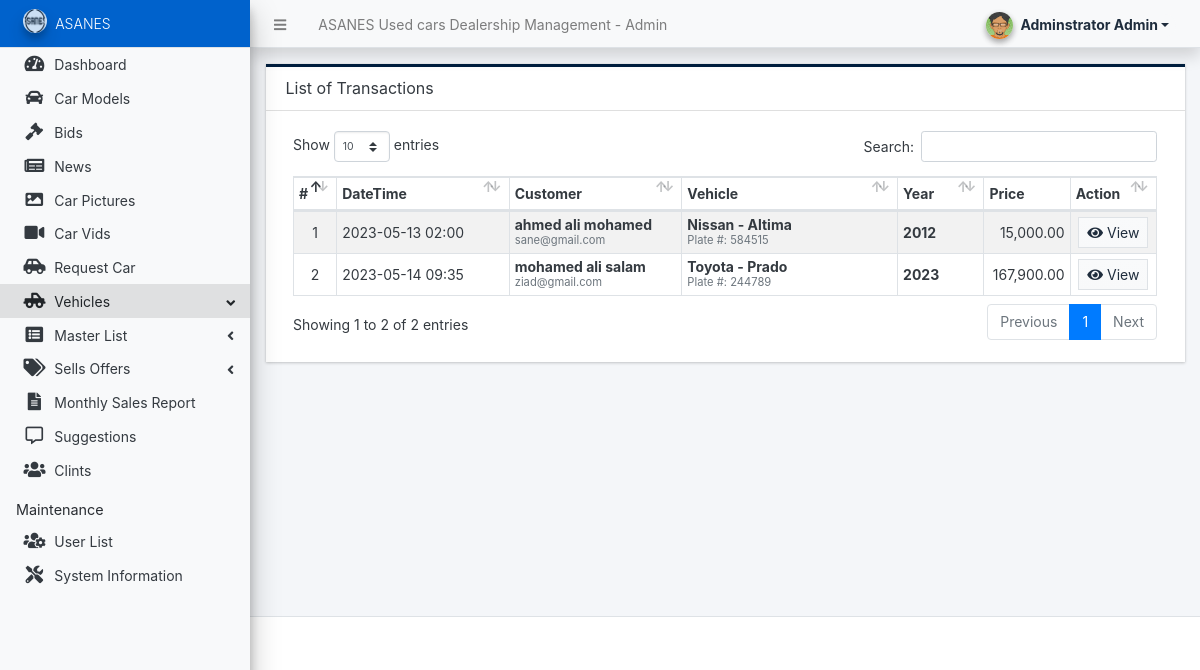
/admin/?page=vehicles/transactions (signed in), run on the app's committed database.
### tables this page shows
CREATE TABLE `transaction_list` (
  `id` int(30) NOT NULL,
  `vehicle_id` int(30) NOT NULL,
  `agent_name` text NOT NULL,
  `firstname` text NOT NULL,
  `middlename` text DEFAULT NULL,
  `lastname` text NOT NULL,
  `sex` varchar(20) NOT NULL,
  `dob` date NOT NULL,
  `contact` text NOT NULL,
  `email` text DEFAULT NULL,
  `address` text NOT NULL,
  `date_created` datetime NOT NULL DEFAULT current_timestamp(),
  `date_updated` datetime NOT NULL DEFAULT current_timestamp() ON UPDATE current_timestamp()
);

CREATE TABLE `brand_list` (
  `id` int(30) NOT NULL,
  `name` text NOT NULL,
  `status` tinyint(1) NOT NULL DEFAULT 1,
  `delete_flag` tinyint(1) NOT NULL DEFAULT 0,
  `date_created` datetime NOT NULL DEFAULT current_timestamp(),
  `date_updated` datetime NOT NULL DEFAULT current_timestamp() ON UPDATE current_timestamp()
);

CREATE TABLE `model_list` (
  `id` int(30) NOT NULL,
  `brand_id` int(30) NOT NULL,
  `model` text NOT NULL,
  `engine_type` text NOT NULL,
  `transmission_type` text NOT NULL,
  `car_type_id` int(30) NOT NULL,
  `status` tinyint(1) NOT NULL DEFAULT 1,
  `delete_flag` tinyint(1) NOT NULL DEFAULT 0,
  `date_created` datetime NOT NULL DEFAULT current_timestamp(),
  `date_updated` datetime NOT NULL DEFAULT current_timestamp() ON UPDATE current_timestamp()
);

CREATE TABLE `vehicle_list` (
  `id` int(30) NOT NULL,
  `model_id` int(30) NOT NULL,
  `mv_number` text NOT NULL,
  `plate_number` text NOT NULL,
  `variant` text NOT NULL,
  `mileage` varchar(20) NOT NULL,
  `engine_number` varchar(100) NOT NULL,
  `chasis_number` varchar(100) NOT NULL,
  `price` float(12,2) NOT NULL DEFAULT 0.00,
  `Year` int(4) NOT NULL,
  `Description` varchar(700) NOT NULL,
  `Technologies` varchar(500) DEFAULT NULL,
  `Cylinder` varchar(50) NOT NULL,
  `Pic` varchar(100) NOT NULL,
  `status` tinyint(1) NOT NULL DEFAULT 0 COMMENT '0 = Available,\r\n1=Sold',
  `delete_flag` tinyint(1) NOT NULL DEFAULT 0,
  `date_created` datetime NOT NULL DEFAULT current_timestamp(),
  `date_updated` datetime NOT NULL DEFAULT current_timestamp() ON UPDATE current_timestamp()
);

### admin/vehicles/transactions.php (the view, shortened to what this page needs)
<div class="card card-outline rounded-0 card-navy">
	<div class="card-header">
		<h3 class="card-title">List of Transactions</h3>
	</div>
	<div class="card-body">
        <div class="container-fluid">
			<table class="table table-hover table-striped table-bordered" id="list">
				<colgroup>
					<col width="5%">
					<col width="20%">
					<col width="20%">
					<col width="25%">
					<col width="10%">
					<col width="10%">
					<col width="10%">
				</colgroup>
				<thead>
					<tr>
						<th>#</th>
						<th>DateTime</th>
						<th>Customer</th>
						<th>Vehicle</th>
						<th>Year</th>
						<th>Price</th>
						<th>Action</th>
					</tr>
				</thead>
				<tbody>
					<?php
					$i = 1;
						$qry = $conn->query("SELECT t.*, concat(t.firstname,' ',COALESCE(concat(t.middlename,' '), ''), t.lastname) as customer, v.mv_number, v.plate_number, v.price, m.model, m.engine_type, m.transmission_type, b.name as `brand`, ct.name as `car_type` , Year from transaction_list t inner join `vehicle_list` v on t.vehicle_id = v.id inner join model_list m on v.model_id = m.id inner join brand_list b on m.brand_id = b.id inner join car_type_list ct on m.car_type_id = ct.id where v.status = 1 and v.delete_flag = 0 order by abs(unix_timestamp(v.date_created)) asc ");
						while($row = $qry->fetch_assoc()):
					?>
						<tr>
							<td class="text-center"><?php echo $i++; ?></td>
                            <td><?= date("Y-m-d H:i", strtotime($row['date_created'])) ?></td>
							<td class="">
								<div style="line-height:1em">
									<div><b><?= $row['customer'] ?></b></div>
									<div><small class="text-muted"><?= $row['email'] ?></small></div>
								</div>
							</td>
							<td class="">
								<div style="line-height:1em">
									<div><b><?= $row['brand'] ?> - <?= $row['model'] ?></b></div>
									<div><small class="text-muted">Plate #: <?= $row['mv_number'] ?></small></div>
								</div>
							</td>
							<td class="">
								<div style="line-height:1em">
									<div><b> <?= $row['Year'] ?></b></div>
								</div>
							</td>
							<td class="text-right"><?= number_format($row['price'], 2) ?></td>
							<td align="center" class='text-center'>
								<a class="btn btn-flat btn-light bg-gradient-light btn-sm border" href="./?page=vehicles/view_transaction&id=<?= $row['id'] ?>"><i class="fa fa-eye"></i> View</a>
							</td>
						</tr>
					<?php endwhile; ?>
				</tbody>
			</table>
		</div>
	</div>
</div>

### data on the page
transaction_list: date_created "2023-05-13 02:00", customer "ahmed ali mohamed", email "sane@gmail.com", brand_list.name "Nissan", model_list.model "Altima", vehicle.mv_number "584515", vehicle.Year "2012", vehicle.price "15,000.00"
transaction_list: date_created "2023-05-14 09:35", customer "mohamed ali salam", email "ziad@gmail.com", brand_list.name "Toyota", model_list.model "Prado", vehicle.mv_number "244789", vehicle.Year "2023", vehicle.price "167,900.00"

### other printed values
$_settings->info('name') "ASANES Used cars Dealership Management"
$_settings->userdata('firstname').' '.$_settings->userdata('lastname') "Adminstrator Admin"
$_settings->info('short_name') "ASANES"
